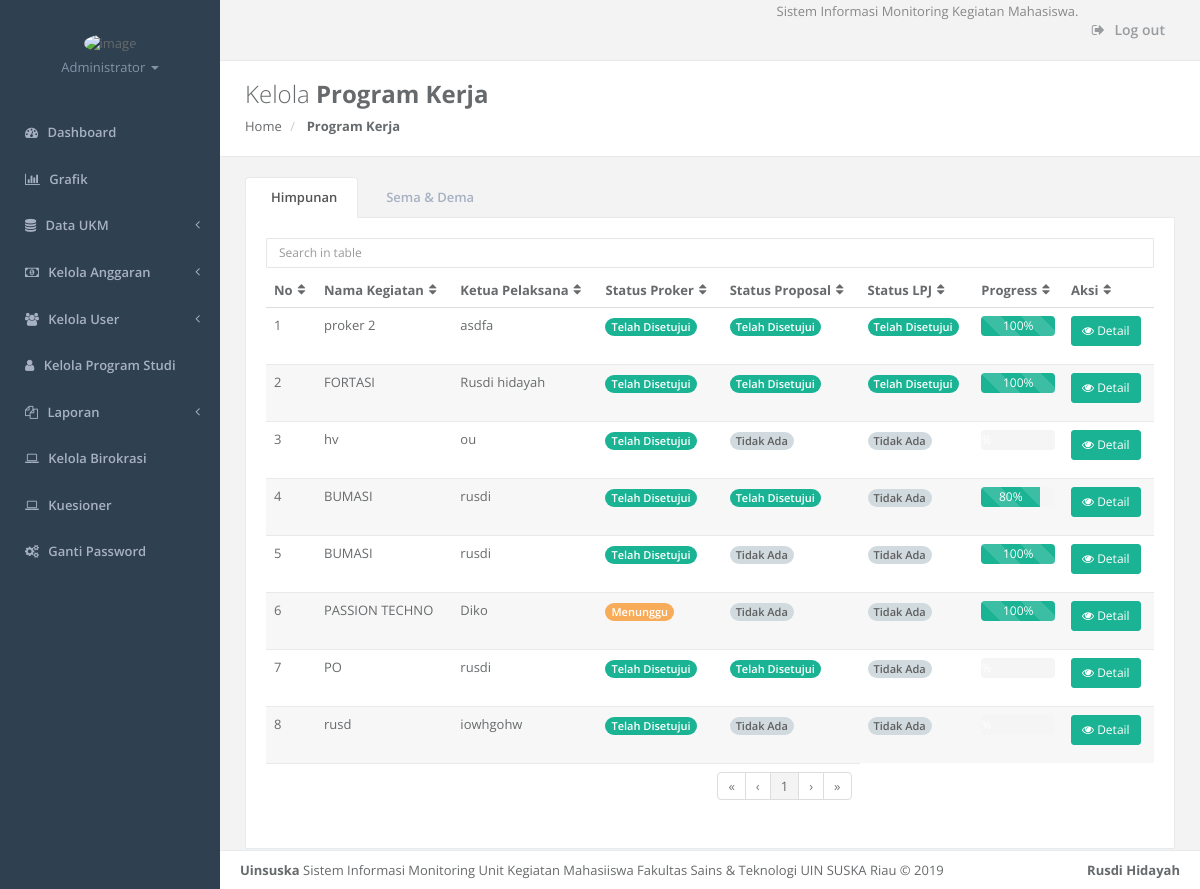
Screenshot of /login/admin/proker.php (signed in) with the database file from the repository.
### tables this page shows
CREATE TABLE `proker` (
  `id_proker` int(11) NOT NULL,
  `nama_kegiatan` varchar(100) NOT NULL,
  `tahun_anggaran` varchar(10) NOT NULL,
  `ketua_pelaksana` varchar(100) NOT NULL,
  `tgl_realisasi` date NOT NULL,
  `rancangan_biaya` varchar(100) NOT NULL,
  `file` varchar(100) NOT NULL,
  `progress` int(11) NOT NULL,
  `status_proker` varchar(50) NOT NULL,
  `status_proposal` varchar(50) NOT NULL,
  `status_lpj` varchar(50) NOT NULL,
  `oleh` varchar(100) NOT NULL
);

### login/admin/proker.php (the view, shortened to what this page needs)
<?php
    include 'db.php';
    $query = $db->prepare("SELECT * FROM proker, user where proker.oleh=user.username");
    $query->execute();
    $data = $query->fetchAll();
?>
<!DOCTYPE html>
<html>
<head>
    <link href="../css/bootstrap.min.css" rel="stylesheet">
    <link href="../font-awesome/css/font-awesome.css" rel="stylesheet">
    <link href="../css/plugins/footable/footable.core.css" rel="stylesheet">
    <link href="../css/animate.css" rel="stylesheet">
    <link href="../css/style.css" rel="stylesheet">
    <link rel="stylesheet" href="../sweetalert/sweetalert.css">
</head>
<body>
    <div id="wrapper">
     <?php include 'menu.php';
        ?>
        <div id="page-wrapper" class="gray-bg">
      <?php include 'header.php';
        ?>
            <div class="row wrapper border-bottom white-bg page-heading">
                <div class="col-lg-10">
                    <h2>Kelola <strong>Program Kerja</strong> </h2>
                    <ol class="breadcrumb">
                        <li>
                            <a href="home.php">Home</a>
                        </li>
                        <li class="active">
                            <strong>Program Kerja</strong>
                        </li>
                    </ol>
                </div>
                <div class="col-lg-2">
                </div>
            </div>
        <div class="wrapper wrapper-content animated fadeInRight">
        <div class="row">
<?php
    $query = $db->prepare("SELECT * FROM proker, user where proker.oleh=user.username and user.keterangan='Himpunan'");
    $query->execute();
    $data = $query->fetchAll();
    ?>
                <div class="col-lg-12">
                    <div class="tabs-container">
                        <ul class="nav nav-tabs">
                            <li class="active"><a data-toggle="tab" href="#tab-1"> Himpunan</a></li>
                            <li class=""><a data-toggle="tab" href="#tab-2">Sema & Dema</a></li>
                        </ul>
                        <div class="tab-content">
                            <div id="tab-1" class="tab-pane active">
                                <div class="panel-body">
                                    <input type="text" class="form-control input-sm m-b-xs" id="filter"
                                   placeholder="Search in table">
                            <table class="footable table table-stripped" data-page-size="8" data-filter=#filter>
                                <thead>
                                <tr>
                                    <th>No</th>
                                    <th>Nama Kegiatan</th>
                                    <th>Ketua Pelaksana</th>
                                    <th>Status Proker</th>
                                    <th>Status Proposal</th>
                                     <th>Status LPJ</th>
                                    <th>Progress</th>
                                    <th>Aksi</th>
                                </tr>
                                </thead>
                                <tbody>
                                <?php $no = 0;
                foreach ($data as $value) {
                    $no++;
                                             ?>
                                <tr>
                    <td><?php echo $no ?></td>
                    <td><?php echo $value['nama_kegiatan'] ?></td>
                    <td><?php echo $value['ketua_pelaksana'] ?></td>
                    <td>  <p><span class="badge badge-<?php
                    $a = $value['status_proker'];
                    if($a=="Menunggu"){
                        echo "warning";
                    }elseif($a=="Telah Disetujui"){
                        echo "primary";
                        }
                        elseif($a=="Telah Ditolak"){
                            echo "danger";
                        }
                    ?>"><?php echo $value['status_proker'] ?></span></p></td>
                    <td>  <p><span class="badge badge-<?php
                    $a = $value['status_proposal'];
                    if($a=="Menunggu"){
                        echo "warning";
                        }elseif($a=="Telah Disetujui"){
                        echo "primary";
                            }elseif($a=="Telah Ditolak"){
                            echo "danger";
                                }elseif ($a=="Tidak Ada") {
                                    echo "default";
                                }
                    ?>"><?php echo $value['status_proposal'] ?></span></p></td>
                    <td>  <p><span class="badge badge-<?php
                    $a = $value['status_lpj'];
                    if($a=="Menunggu"){
                        echo "warning";
                        }elseif($a=="Telah Disetujui"){
                        echo "primary";
                            }elseif($a=="Telah Ditolak"){
                            echo "danger";
                                }elseif ($a=="Tidak Ada") {
                                    echo "default";
                                }
                    ?>"><?php echo $value['status_lpj'] ?></span></p></td>
                    <td>
    <?php
    $id_proker=$value['id_proker'];
    $query = $db->prepare("SELECT SUM(persentase) as total from detail_proker where status='Telah Tercapai' and bukti NOT IN ('Belum Dikirim') and id_proker='$id_proker'");
    $query->execute();
    $data2 = $query->fetchAll();
    ?>
    <?php
                foreach ($data2 as $value2) {?>
                <?php
                $c = $value2['total'];
          ?>
    <div class="progress progress-striped active">
                                <div style="width: <?php echo $c ?>%" aria-valuemax="100" aria-valuemin="0" aria-valuenow="<?php echo $value['progress'] ?>" role="progressbar" class="progress-bar progress-bar-<?php
            if($c<40){
              echo "danger";
            }elseif ($c<70){
              echo "warning";
              }elseif ($c>70){
                echo "primary";
              }
            ?>">
                    <?php echo $c ?>%</div></td>
                    <?php }
                 ?>
                    <td>
                    <?php if ($value['status_proker']=="Telah Disetujui"){ ?>
                            <a href="detailproker.php?id_proker=<?php echo $value ['id_proker'] ?>" class="btn btn-primary btn-sm btn-icon icon-left">
                            <i class="fa fa-eye"></i>
                            Detail
                        </a>
                    <?php }elseif($value['status_proker']=="Menunggu" || $value['progress']<100) { ?>
                        <a href="detailproker.php?id_proker=<?php echo $value ['id_proker'] ?>" class="btn btn-primary btn-sm btn-icon icon-left">
                            <i class="fa fa-eye"></i>
                            Detail
                        </a>
                    <?php } ?>
                </tr>
                <?php }
                 ?>
                                </tbody>
                                <tfoot>
                                <tr>
                                    <td colspan="5">
                                        <ul class="pagination pull-right"></ul>
                                    </td>
                                </tr>
                                </tfoot>
                            </table>
                                </div>
                            </div>
                        </div>
                    </div>
                </div>
            </div>
        </div>
        <?php include 'footer.php';
        ?>
        </div>
        </div>
</body>
</html>

### rows the page displays
proker: nama_kegiatan "proker 2", ketua_pelaksana "asdfa", status_proker "Telah Disetujui", status_proposal "Telah Disetujui", status_lpj "Telah Disetujui", c "100"
proker: nama_kegiatan "FORTASI", ketua_pelaksana "Rusdi hidayah", status_proker "Telah Disetujui", status_proposal "Telah Disetujui", status_lpj "Telah Disetujui", c "100"
proker: nama_kegiatan "hv", ketua_pelaksana "ou", status_proker "Telah Disetujui", status_proposal "Tidak Ada", status_lpj "Tidak Ada"
proker: nama_kegiatan "BUMASI", ketua_pelaksana "rusdi", status_proker "Telah Disetujui", status_proposal "Telah Disetujui", status_lpj "Tidak Ada", c "80"
proker: nama_kegiatan "BUMASI", ketua_pelaksana "rusdi", status_proker "Telah Disetujui", status_proposal "Tidak Ada", status_lpj "Tidak Ada", c "100"
proker: nama_kegiatan "PASSION TECHNO", ketua_pelaksana "Diko", status_proker "Menunggu", status_proposal "Tidak Ada", status_lpj "Tidak Ada", c "100"
proker: nama_kegiatan "PO", ketua_pelaksana "rusdi", status_proker "Telah Disetujui", status_proposal "Telah Disetujui", status_lpj "Tidak Ada"
proker: nama_kegiatan "rusd", ketua_pelaksana "iowhgohw", status_proker "Telah Disetujui", status_proposal "Tidak Ada", status_lpj "Tidak Ada"
